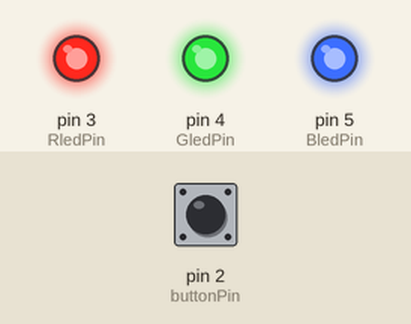
Simulated run of this sketch. Board: Arduino Uno, built with avr-gcc and run on an emulated ATmega328P. Parts: output pins drawn as LEDs (lit = HIGH). Dashed ring = blinking. The inputs (shaded band) are chosen by the test bench; at power-on: pin 2 (buttonPin) HIGH.

Above: at 1.2 s.
1.3 s: pin 2 (buttonPin) pulled LOW for 1 s
At 2.7 s:
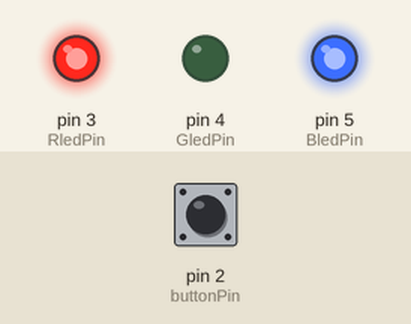
4.3 s: pin 2 (buttonPin) pulled LOW for 0.15 s
At 4.45 s:
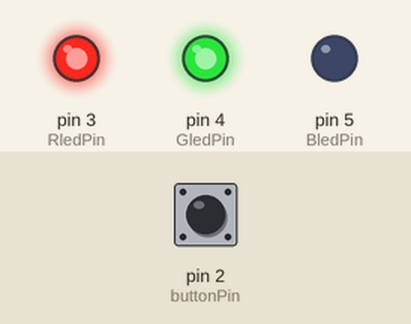
6.0 s: pin 2 (buttonPin) pulled LOW for 3.2 s
At 6.55 s:
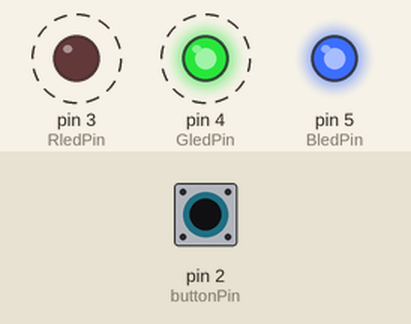
Timing chart, 0 to 10.7 s (numbered marks = the images above; inputs shaded):
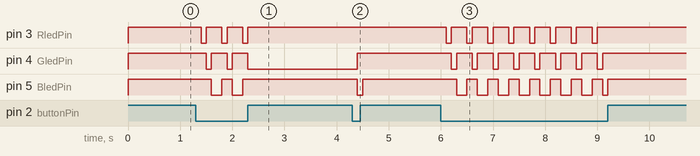

Measured:
- after the input at 1.3 s, pin 3 (RledPin): alternates HIGH for 0.30 s and LOW for 0.10 s, 6 changes in all, then stays HIGH, starting after 0.10 s; pin 4 (GledPin): alternates HIGH for 0.30 s and LOW for 0.10 s, 5 changes in all, then stays LOW, starting after 0.20 s
- after the input at 4.3 s, pin 4 (GledPin): LOW → HIGH after 0.10 s; pin 5 (BledPin): HIGH → LOW after 0.10 s, → HIGH 0.10 s later
- after the input at 6.0 s, pin 3 (RledPin): alternates HIGH for 0.30 s and LOW for 0.10 s, 16 changes in all, then stays HIGH, starting after 0.10 s; pin 4 (GledPin): alternates HIGH for 0.30 s and LOW for 0.10 s, 16 changes in all, then stays HIGH, starting after 0.20 s

The sketch:

20201001-3.ino
```cpp
const int buttonPin = 2;
const int RledPin = 3;
const int GledPin = 4;
const int BledPin = 5;

int buttonState = 0;
int ledcolor = 0;

void setup() {
  // put your setup code here, to run once:
  pinMode(RledPin, OUTPUT);
  pinMode(GledPin, OUTPUT);
  pinMode(BledPin, OUTPUT);
  pinMode(buttonPin, INPUT);
}

void loop() {
  // put your main code here, to run repeatedly:
  buttonState = digitalRead(buttonPin);

  if(buttonState == LOW) {
    ledcolor = ledcolor + 1;
    delay(100);
  }

  if(ledcolor == 0){
    digitalWrite(RledPin, HIGH);
    digitalWrite(GledPin, HIGH);
    digitalWrite(BledPin, HIGH);
  }
  else if(ledcolor == 1){
    digitalWrite(RledPin, LOW);
    digitalWrite(GledPin, HIGH);
    digitalWrite(BledPin, HIGH);
  }
  else if(ledcolor == 2){
    digitalWrite(RledPin, HIGH);
    digitalWrite(GledPin, LOW);
    digitalWrite(BledPin, HIGH);
  }
  else if(ledcolor == 3){
    digitalWrite(RledPin, HIGH);
    digitalWrite(GledPin, HIGH);
    digitalWrite(BledPin, LOW);
  }
  else if(ledcolor == 4){
    ledcolor = 0;
  }

}
```
